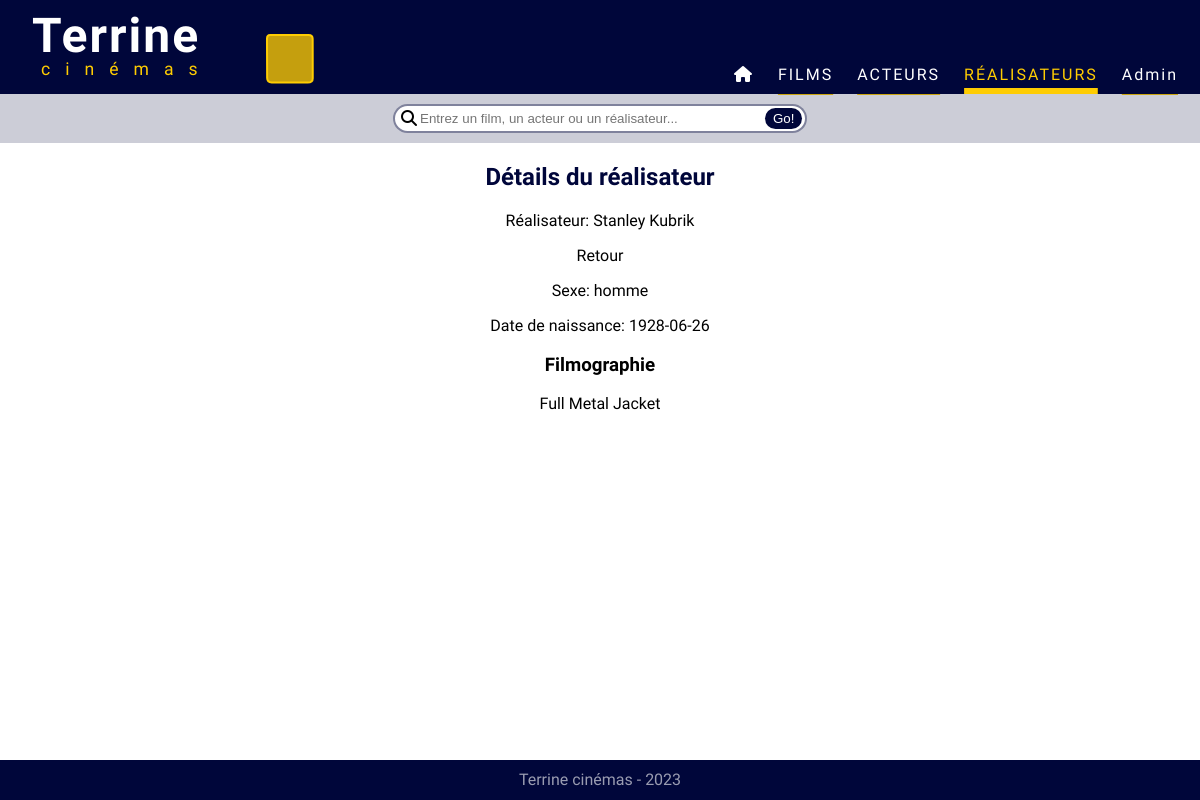
The page /index.php?action=directorDetails&id=1 on the database its author committed.
### tables this page shows
CREATE TABLE IF NOT EXISTS `person` (
  `person_id` int NOT NULL AUTO_INCREMENT,
  `person_firstName` varchar(150) NOT NULL,
  `person_lastName` varchar(150) NOT NULL,
  `person_gender` varchar(10) DEFAULT NULL,
  `person_birthDate` date DEFAULT NULL,
  `person_imgUrl` varchar(150) DEFAULT NULL,
  `create_Time` datetime DEFAULT CURRENT_TIMESTAMP,
  PRIMARY KEY (`person_id`)
);

CREATE TABLE IF NOT EXISTS `movie` (
  `movie_id` int NOT NULL AUTO_INCREMENT,
  `movie_title` varchar(255) NOT NULL,
  `movie_frenchPublishDate` date DEFAULT NULL,
  `movie_length` int NOT NULL DEFAULT '0',
  `movie_synopsis` text,
  `movie_rating` tinyint DEFAULT NULL,
  `movie_imgUrl` varchar(255) DEFAULT NULL,
  `director_id` int DEFAULT NULL,
  `create_Time` datetime DEFAULT CURRENT_TIMESTAMP,
  PRIMARY KEY (`movie_id`),
  KEY `movie_director` (`director_id`),
  CONSTRAINT `movie` FOREIGN KEY (`director_id`) REFERENCES `director` (`director_id`)
);

### controller/DirectorController.php (called while the page is built, shortened)
<?php
    class DirectorController {
        public function directorDetails(int $directorId) {
            $pdo = Connect::seConnecter();
            $request2 = $pdo->prepare("
                SELECT p.person_id, CONCAT(person_firstName, ' ', person_lastName) AS director_name, person_gender, person_birthDate
                FROM director d
                INNER JOIN person p ON p.person_id = d.person_id
                WHERE d.director_id = :director_id
            ");
            $request2->execute([
                "director_id" => $directorId
            ]);
            $requestMovieList = $pdo->prepare("
                SELECT movie_id, movie_title, YEAR(movie_frenchPublishDate)
                FROM movie m
                WHERE director_id = :directorId
            ");
            $requestMovieList->execute([
                "directorId" => $directorId
            ]);
            require "view/directorDetails.php";
        }
    }
?>

### view/directorDetails.php (the view, shortened to what this page needs)
<?php
    $directorDetails = $request2->fetch();
?>
    <p>Réalisateur: <?= $directorDetails["director_name"] ?></p>
    <a href="javascript:history.go(-1)">Retour</a>
    <br>
    <p>Sexe: <?= $directorDetails["person_gender"] ?></p>
    <p>Date de naissance: <?= $directorDetails["person_birthDate"] ?></p>
    <h3>Filmographie</h3>
    <?php foreach ($requestMovieList->fetchAll() as $movie) {
    ?>
        <a href="index.php?action=movieDetails&id=<?= $movie["movie_id"] ?>"><?= $movie["movie_title"] ?></a>
    <?php
    }
    ?>
<?php
    require "view/template.php";
?>

### public/css/style.css (style rules this page uses)
:root { --primary-color: #00063a; --secondary-color: #FECC02; }
body { margin: 0; animation: fadeIn 0.5s ease forwards; }
a, a:hover, a:visited, a:active { color: inherit; text-decoration: none; }
a { text-decoration: none; }

### rows shown on the page
person: person_gender "homme", person_birthDate "1928-06-26"
movie: movie_title "Full Metal Jacket"

### other values the page prints
$titre_secondaire "Détails du réalisateur"
$directorDetails["director_name"] "Stanley Kubrik"
